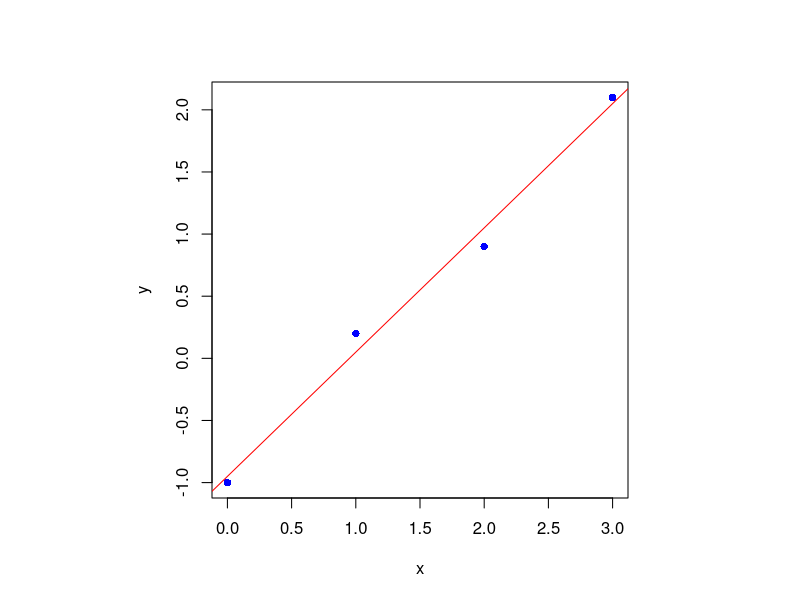

Generate this figure with R:
## ---- chunk 1
knitr::opts_chunk$set(
  comment=NA,
  engine.path = list(
    python = '/usr/local/bin/python3'
  )
)
## ---- chunk 2
A <- matrix(c(1, 2, 3, 1, 2, 3, 1, 2, 3), nrow = 3, byrow = TRUE)
A
## ---- chunk 3
A <- matrix(rep(NA, 9), nrow = 3, byrow = TRUE)
A
## ---- chunk 4
A <- matrix(rep(0, 15), nrow = 3, byrow = TRUE)
A
## ---- chunk 5
A <- matrix(rep(1, 25), nrow = 5, byrow = TRUE)
A
## ---- chunk 6
a <- c(1, 2, 3)
b <- c(4, 5, 6)

c <- a + b
c
## ---- chunk 7
c <- a - b
c
## ---- chunk 8
c <- a * b
c
## ---- chunk 9
c <- a / b
c
## ---- chunk 10
c <- a %*% b
c
## ---- chunk 11
c <- a * 2.2
c
## ---- chunk 12
v <- c(1, 2, 3)

l2 <- norm(v, type = "2")
l2
## ---- chunk 13
A <- matrix(c(1, 2, 3, 4, 5, 6, 7, 8, 9), nrow = 3, byrow = TRUE)
B <- matrix(c(7, 8, 9, 4, 5, 6, 1, 2, 3), nrow = 3, byrow = TRUE)

C <- A + B
C
## ---- chunk 14
C <- A - B
C
## ---- chunk 15
C <- A * B
C
## ---- chunk 16
C <- A / B
C
## ---- chunk 17
C <- A %*% B
C
## ---- chunk 18
b <- matrix(c(7, 8, 9), nrow = 3, byrow = TRUE)

C <- A %*% b
C
## ---- chunk 19
C <- A * 2.2
C
## ---- chunk 20
M <- matrix(c(1, 2, 3, 4, 5, 6, 7, 8, 9), nrow = 3, byrow = TRUE)

lower <- lower.tri(M, diag = TRUE)*M
lower
## ---- chunk 21
upper <- upper.tri(M, diag = TRUE)*M
upper
## ---- chunk 22
d <- diag(M)
d
## ---- chunk 23
Id <- diag(3)
Id
## ---- chunk 24
B <- t(A)
B
## ---- chunk 25
library(MASS)

A <- matrix(c(1, 2, 3, 3, 2, 1, 2, 3, 1), nrow = 3, byrow = TRUE)

B <- ginv(A)
B
## ---- chunk 26
A <- matrix(c(1, 2, 3, 4, 5, 6, 7, 8, 9), nrow = 3, byrow = TRUE)

B <- sum(diag(A)) # only if matrix A is square (n x n) - otherwise use 'matrix.trace' in 'matrixcalc' package
B
## ---- chunk 27
A <- matrix(c(1, 2, 3, 3, 2, 1, 2, 3, 1), nrow = 3, byrow = TRUE)

B <- det(A)
B
## ---- chunk 28
library(Matrix)

r <- rankMatrix(A)
r[1]
## ---- chunk 29
LUP <- lu(A)
expand(LUP)
## ---- chunk 30
QR <- qr(A)
qr.Q(QR)
qr.R(QR)
## ---- chunk 31
eig <- eigen(A)
eig
## ---- chunk 32
duv <- svd(A)
duv
## ---- chunk 33
v <- c(1, 2, 3, 3, 2, 1, 2, 3, 1)
result <- mean(v)
result
## ---- chunk 34
result <- var(v)
result
## ---- chunk 35
result <- sd(v)
result
## ---- chunk 36
v1 <- c(1, 2, 3, 3, 2, 1, 2, 3, 1)
v2 <- c(1, 2, 0, 0, 2, 1, 2, 0, 1)

sigma <- cov(cbind(v1, v2))
sigma
## ---- chunk 37
x <- c( 0, 1  , 2  , 3  )
y <- c(-1, 0.2, 0.9, 2.1)

xy.lm <- lm(y ~ x)
coef(xy.lm)

par(pty = "s")
plot(x, y, col = "blue", pch = 16)
abline(xy.lm, col = "red")
